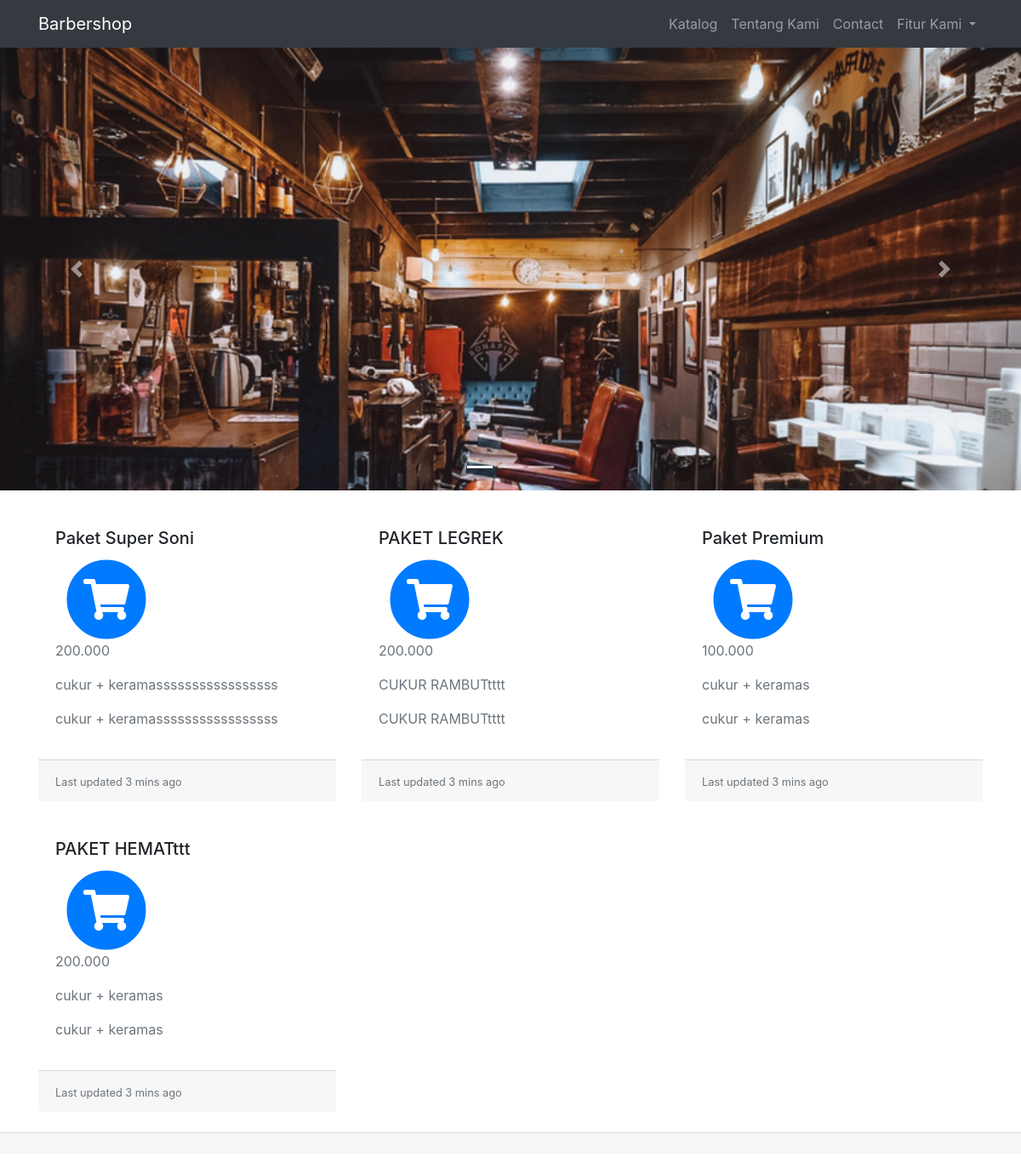
The app's page /tugas_barber/index.php/customer/dashboard_customer (upper part), older data.
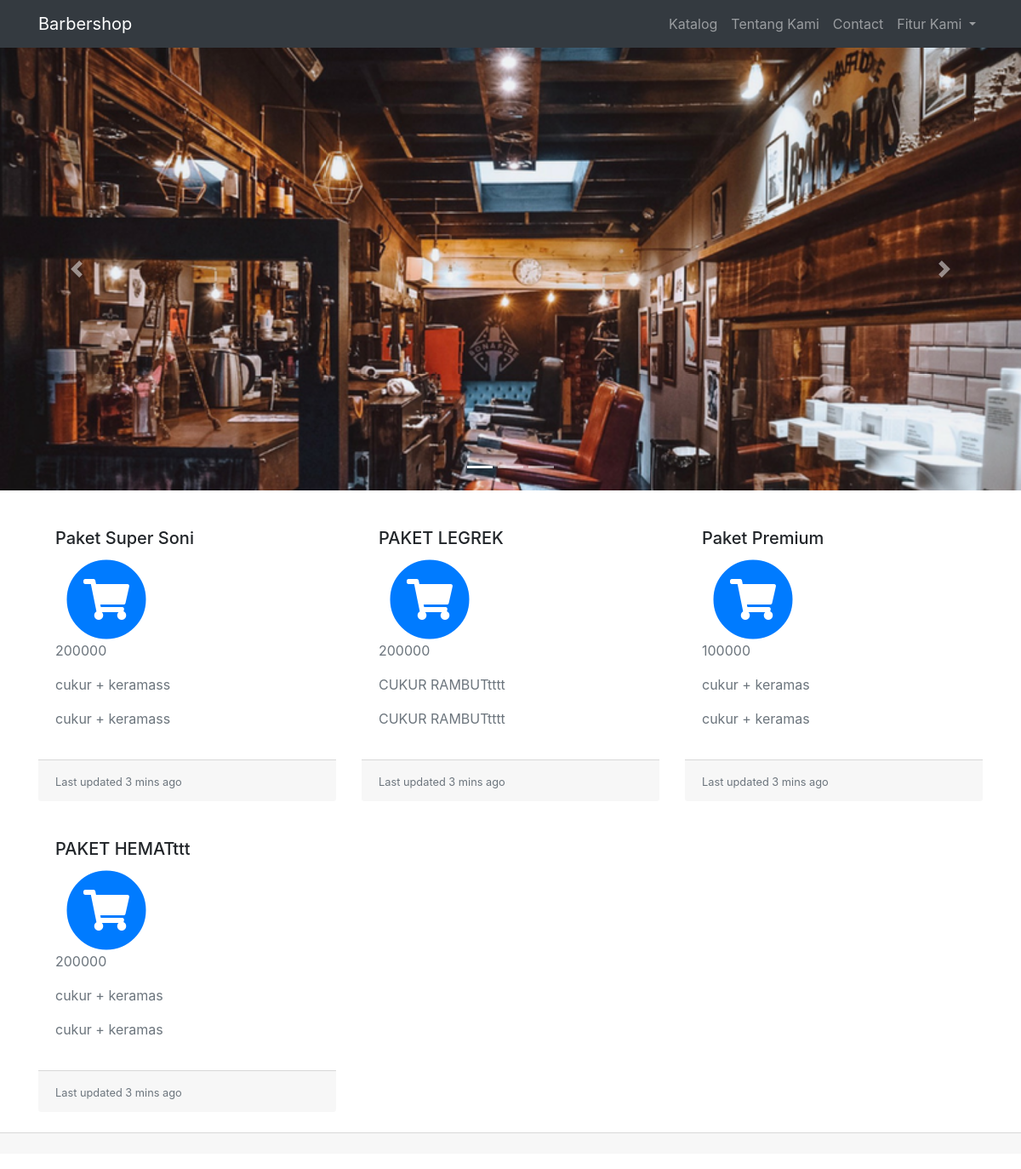
The same page, newer data.
### tables this page shows
CREATE TABLE `paket_cukur` (
  `id_paket` int(11) NOT NULL,
  `nama_paket` varchar(120) NOT NULL,
  `detail_paket` varchar(120) NOT NULL,
  `harga` varchar(50) NOT NULL,
  `status` varchar(50) NOT NULL
);

### tugas_barber/application/controllers/customer/dashboard_customer.php (called while the page is built)
<?php
class Dashboard_customer extends CI_Controller{
    public function index()
    {
        $data['paket'] = $this->paket_model->get_data('paket_cukur')->result();
        $this->load->view('template_customer/header');
        $this->load->view('customer/dashboard_customer',$data);
        $this->load->view('template_customer/footer');
    }
}
?>

### tugas_barber/index.php (called while the page is built, shortened)
<?php
require_once BASEPATH.'core/CodeIgniter.php';

### tugas_barber/application/models/paket_model.php (called while the page is built, shortened)
<?php
class Paket_model extends CI_model
{
    public function get_data($table)
    {
        return $this->db->get($table);
    }
}
?>

### tugas_barber/application/views/customer/dashboard_customer.php (the view, shortened to what this page needs)
<body>
  <nav class="navbar fixed-top navbar-expand-lg navbar-dark bg-dark fixed-top">
    <div class="container">
      <a class="navbar-brand" href="index.html">Barbershop</a>
      <div class="collapse navbar-collapse" id="navbarResponsive">
        <ul class="navbar-nav ml-auto">
          <li class="nav-item">
            <a class="nav-link" href="#">Katalog</a>
          </li>
          <li class="nav-item">
            <a class="nav-link" href="#">Tentang Kami</a>
          </li>
          <li class="nav-item">
            <a class="nav-link" href="#">Contact</a>
          </li>
          <li class="nav-item dropdown">
            <a class="nav-link dropdown-toggle" href="#" id="navbarDropdownPortfolio" data-toggle="dropdown" aria-haspopup="true" aria-expanded="false">
              Fitur Kami
            </a>
          </li>
        </ul>
      </div>
    </div>
  </nav>
  <header>
  <div id="carouselExampleIndicators" class="carousel slide" data-ride="carousel">
      <ol class="carousel-indicators">
        <li data-target="#carouselExampleIndicators" data-slide-to="0" class="active"></li>
        <li data-target="#carouselExampleIndicators" data-slide-to="1"></li>
        <li data-target="#carouselExampleIndicators" data-slide-to="2"></li>
      </ol>
      <div class="carousel-inner" >
        <div class="carousel-item active">
        <img src =<?php echo base_url('assets/img/slider1.png')?> class="d-block w-100" alt="image">
        </div>
      </div>
      <a class="carousel-control-prev" href="#carouselExampleIndicators" role="button" data-slide="prev">
        <span class="carousel-control-prev-icon" aria-hidden="true"></span>
      </a>
      <a class="carousel-control-next" href="#carouselExampleIndicators" role="button" data-slide="next">
        <span class="carousel-control-next-icon" aria-hidden="true"></span>
      </a>
    </div>
  </header>
<div class="container">
<div class="row mt-4">
<?php foreach($paket as $pk) : ?>
  <div class="col-lg-4 col-md-6 mb-4 mt-120px">
  <div class="card-h100 ">
   <div class="card-body" >
      <h5 class="card-title"><?php echo $pk->nama_paket ?></h5>
      <span class="fa-stack fa-3x">
      <i class="fas fa-circle fa-stack-2x text-primary"></i>
      <i class="fas fa-shopping-cart fa-stack-1x fa-inverse"></i>
    </span>
      <p class="text-muted"><?php echo $pk->harga ?></p>
      <p class="text-muted"><?php echo $pk->detail_paket ?></p>
      <p class="text-muted"><?php echo $pk->detail_paket ?></p>
    </div>
    <div class="card-footer">
      <small class="text-muted">Last updated 3 mins ago</small>
    </div>
  </div>
</div>
<?php endforeach; ?>
</div>
</div>
<div class="card-footer">
</div>

### tugas_barber/application/views/template_customer/header.php (shortened to what this page needs)
<!DOCTYPE html>
<html lang="en">
<head>
  <link href="<?php echo base_url('assets/assets_customer/') ?>vendor/bootstrap/css/bootstrap.min.css" rel="stylesheet">
  <link rel="stylesheet" href="https://use.fontawesome.com/releases/v5.7.2/css/all.css">
  <link href="<?php echo base_url('assets/assets_customer/') ?>css/modern-business.css" rel="stylesheet">
</head>

### tugas_barber/application/views/template_customer/footer.php (shortened to what this page needs)
</body>
</html>

### tugas_barber/assets/assets_customer/css/modern-business.css (style rules this page uses)
body { padding-top: 56px; }
.carousel-item { height: 65vh; min-height: 300px; background: no-repeat center center scroll; -webkit-background-size: cover; -moz-background-size: cover; -o-background-size: cover; background-size: cover; }

Row changes from the older to the newer data that the page shows:
changed paket_cukur "Paket Super Soni": harga "200.000" → "200000"; detail_paket "cukur + keramasssssssssssssssss" → "cukur + keramass"
changed paket_cukur "PAKET LEGREK": harga "200.000" → "200000"
changed paket_cukur "Paket Premium": harga "100.000" → "100000"
changed paket_cukur "PAKET HEMATttt": harga "200.000" → "200000"
